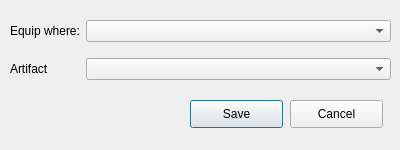
<?xml version="1.0" encoding="UTF-8"?>
<ui version="4.0">
 <class>ArtifactWidget</class>
 <widget class="QDialog" name="ArtifactWidget">
  <property name="windowModality">
   <enum>Qt::WindowModal</enum>
  </property>
  <property name="geometry">
   <rect>
    <x>0</x>
    <y>0</y>
    <width>400</width>
    <height>150</height>
   </rect>
  </property>
  <property name="minimumSize">
   <size>
    <width>400</width>
    <height>150</height>
   </size>
  </property>
  <property name="maximumSize">
   <size>
    <width>400</width>
    <height>150</height>
   </size>
  </property>
  <property name="windowTitle">
   <string>Artifact</string>
  </property>
  <widget class="QWidget" name="gridLayoutWidget">
   <property name="geometry">
    <rect>
     <x>10</x>
     <y>10</y>
     <width>381</width>
     <height>80</height>
    </rect>
   </property>
   <layout class="QGridLayout" name="gridLayout" columnstretch="1,5">
    <item row="1" column="0">
     <widget class="QLabel" name="label_2">
      <property name="text">
       <string>Artifact</string>
      </property>
     </widget>
    </item>
    <item row="1" column="1">
     <widget class="QComboBox" name="artifact"/>
    </item>
    <item row="0" column="1">
     <widget class="QComboBox" name="possiblePositions"/>
    </item>
    <item row="0" column="0">
     <widget class="QLabel" name="label">
      <property name="text">
       <string>Equip where:</string>
      </property>
     </widget>
    </item>
   </layout>
  </widget>
  <widget class="QPushButton" name="saveButton">
   <property name="geometry">
    <rect>
     <x>190</x>
     <y>100</y>
     <width>93</width>
     <height>28</height>
    </rect>
   </property>
   <property name="text">
    <string>Save</string>
   </property>
  </widget>
  <widget class="QPushButton" name="cancelButton">
   <property name="geometry">
    <rect>
     <x>290</x>
     <y>100</y>
     <width>93</width>
     <height>28</height>
    </rect>
   </property>
   <property name="text">
    <string>Cancel</string>
   </property>
  </widget>
 </widget>
 <resources/>
 <connections/>
</ui>
